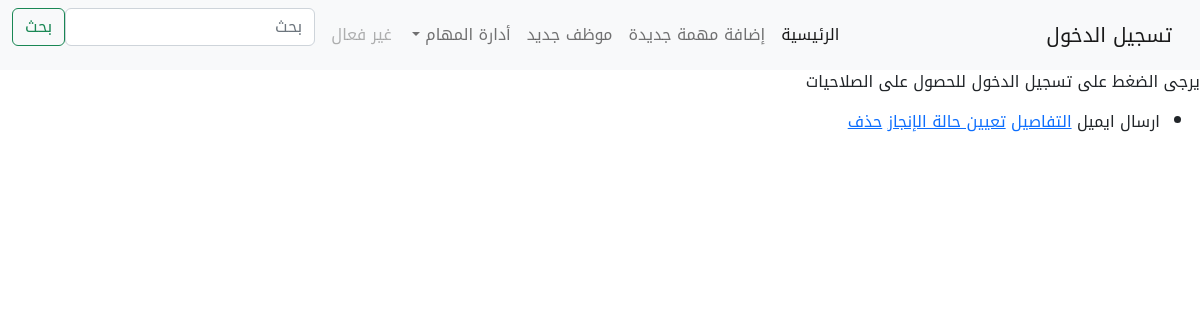
/list_task, run on an earlier commit of the app's database.
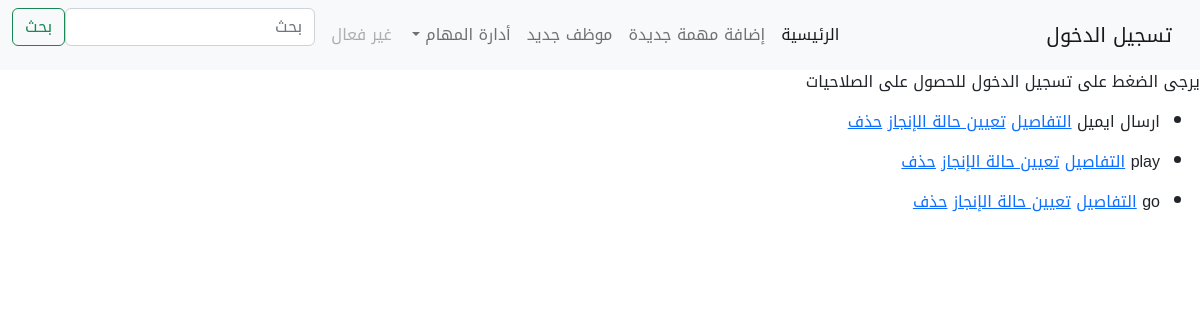
And on a later commit of the database.
### tasks/models.py (models this page shows, shortened)
class TaskAssighn(models.Model):
    task_number = models.PositiveIntegerField(unique=True,null=True)
    task_desc = models.CharField(max_length=200,null=True)
    status = models.ForeignKey(TaskStatus,null=True,blank=True,on_delete=models.SET_NULL)
    url = models.URLField(null=True, blank=True)
    created_at = models.DateTimeField(auto_now_add=True, null=True)
    updated_at = models.DateTimeField(auto_now=True, null=True)

### tasks/views.py (the view)
# urls.py: path('list_task',views.list_task,name='list'),
def list_task(request):
    tasks = TaskAssighn.objects.all()
    return render(request, 'tasks/list_tasks.html', {'tasks': tasks})

### tasks/templates/tasks/list_tasks.html (shortened to what this page needs)
{% extends 'tasks/header.html' %}
{% load static %}
{% block content %}
    <ul>{% for task in tasks %}
        <li>{{task.task_desc}}
            <a href="{% url 'task_detail' task.pk %}">التفاصيل</a>
            <a href="{% url 'update_status' task.pk %}">تعيين حالة الإنجاز</a>
            <a href="{% url 'delete' task.pk%}">حذف</a>
        </li>
    {% endfor %}</ul>
{% endblock content %}

What changed in the data, as far as the page shows it:
added TaskAssighn: task_desc "play"
added TaskAssighn: task_desc "go"
